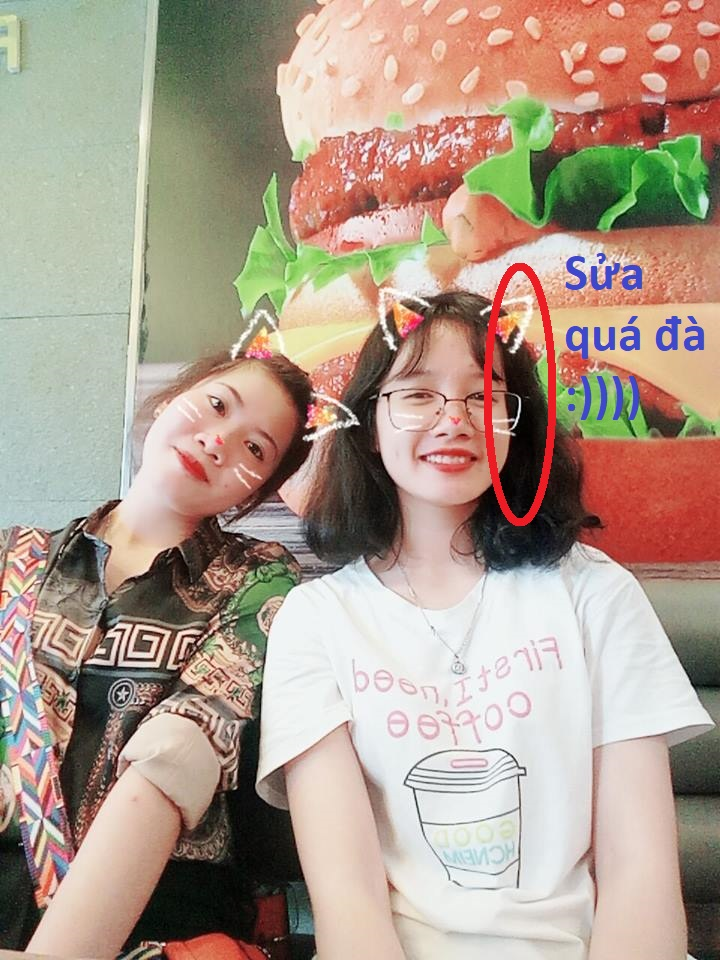
#> input picture ha.jpg, 720 x 960 px, given in place of people-walking.mp4, which was not available
$ python fgbg.py   (older library calls are emulated)
#> lines starting #> are read from the running program, lines starting #| are printed output that depends on the picture; after the words box and inside, x2 and y2 are one past the last pixel; in counts of white or black regions, pixels touching at a corner belong together; pictures that were not available may be replaced by others from this repository, and a replacement may not be noted
import cv2
import numpy as np

cap = cv2.VideoCapture("people-walking.mp4")


kernel_dil = np.ones((20,20), np.uint8)
kernel = cv2.getStructuringElement(cv2.MORPH_ELLIPSE, (3, 3))
fgbg = cv2.createBackgroundSubtractorMOG2()

while True:
    ret, frame = cap.read()
#> frame is the input picture: shape (960, 720, 3); mean B, G, R 140.2, 155.3, 174.2
    # fshape = frame.shape
    frame = cv2.flip(frame, 1)
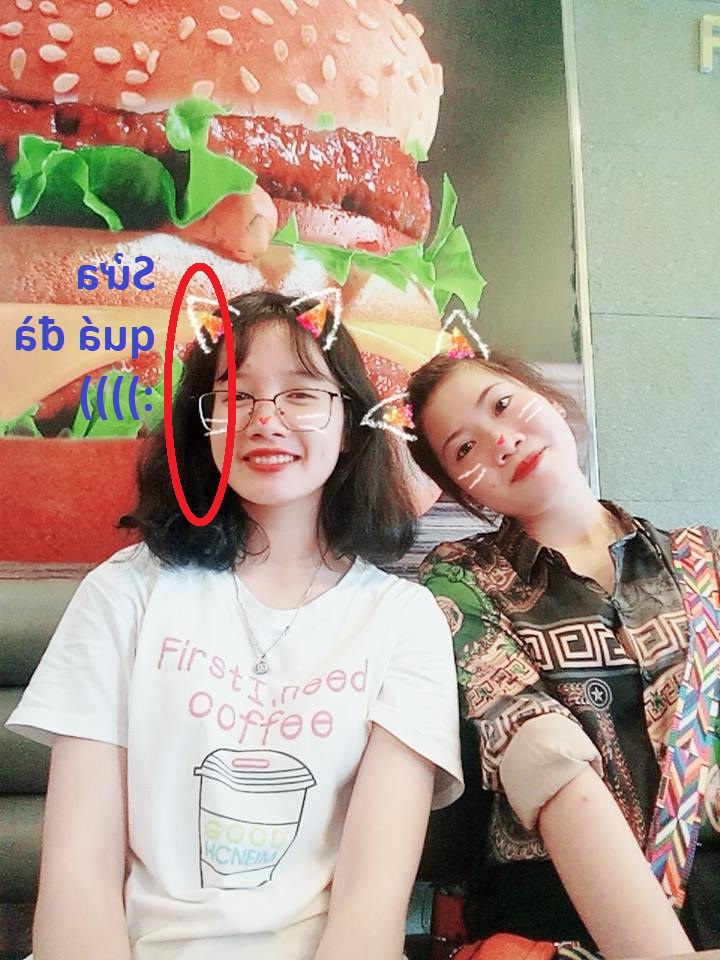
#> frame: shape (960, 720, 3); mean B, G, R 140.2, 155.3, 174.2

    # frame = frame[100:fshape[0]-100,:fshape[1]-100,:]

    if ret == True:
        fgmask = fgbg.apply(frame)
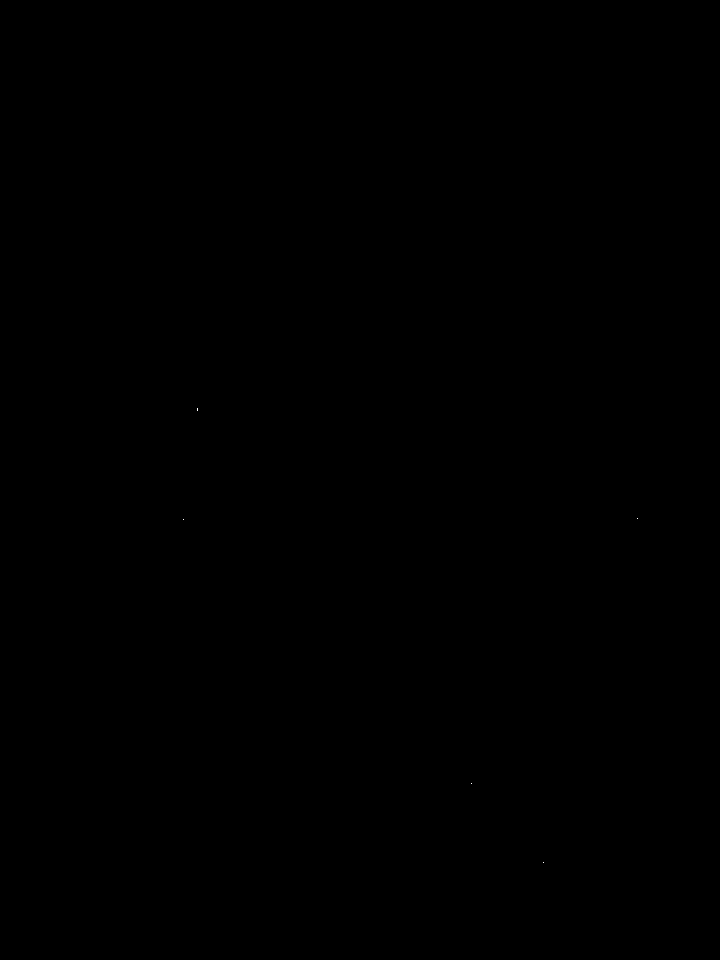
#> fgmask: shape (960, 720); values 127 (black) and 255 (white), 0% white in thin lines or dots, all inside (x1, y1, x2, y2) = (183, 408, 638, 863)
        # smoot Morphological Transformations
        fgmask = cv2.morphologyEx(fgmask, cv2.MORPH_OPEN, kernel)
#> fgmask: shape (960, 720); every value is 127
        # fgmask = cv2.morphologyEx(fgmask, cv2.MORPH_CLOSE, kernel)
        fgmask = cv2.erode(fgmask, kernel, iterations=1)
        fgmask = cv2.dilate(fgmask, kernel_dil, iterations=1)
        #

        # arg1: image (binary image)
        # CHAIN_APPROX_SIMPLE: lấy các điểm giói hạn
        # CHAIN_APPROX_NONE: lấy tất cả các điểm
        _, contours, hierarchy= cv2.findContours(fgmask, cv2.RETR_TREE, cv2.CHAIN_APPROX_SIMPLE)
#> contours = [[[0, 0], [0, 959], [719, 959], [719, 0]]]

        # draw contours
        # cv2.drawContours(frame, contours, -1, (0,255,0), 3)

          #enumerate(): pic la chi so cua contour

        for pic, contour in enumerate(contours):
            area = cv2.contourArea(contour)
            if area > 3000:
                # x,y,w,h = cv2.boundingRect(contour)
                # img = cv2.rectangle(frame, (x,y), (x+w, y+h), (16, 78, 139),2)
                rect = cv2.minAreaRect(contour)
                box = cv2.boxPoints(rect)
                box = np.int0(box)
                cv2.drawContours(frame, [box], 0, (0,0,255), 2)
#> this loop made 1 pass
#> (pic, contour, area, rect, box) on pass 1: (0, [[0, 0], [0, 959], [719, 959], [719, 0]], 689521, ((359.5, 479.5), (959, 719), -90), [[719, 959], [0, 959], [0, 0], [719, 0]])
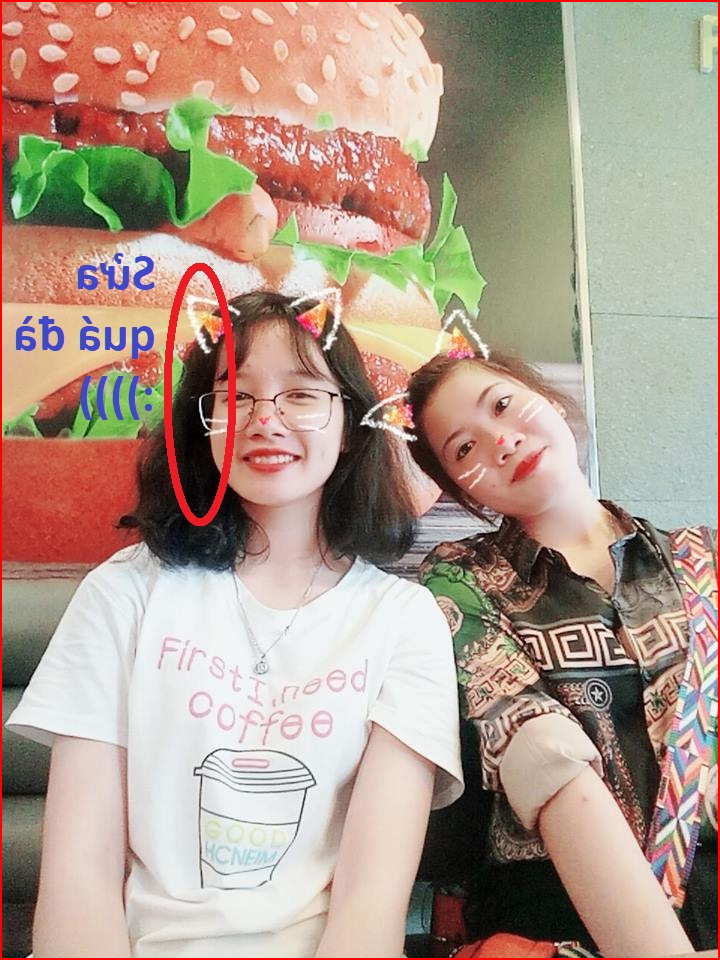
#> frame: shape (960, 720, 3); 0.97% of pixels changed, all inside (x1, y1, x2, y2) = (0, 0, 720, 960)
                # [8 lines of commented-out code are left out]

        cv2.imshow('original', frame)

        if cv2.waitKey(30) &0xff ==27:
#> (key Esc is pressed here)
            break

    else:
        break


# [6 lines of commented-out code are left out]
